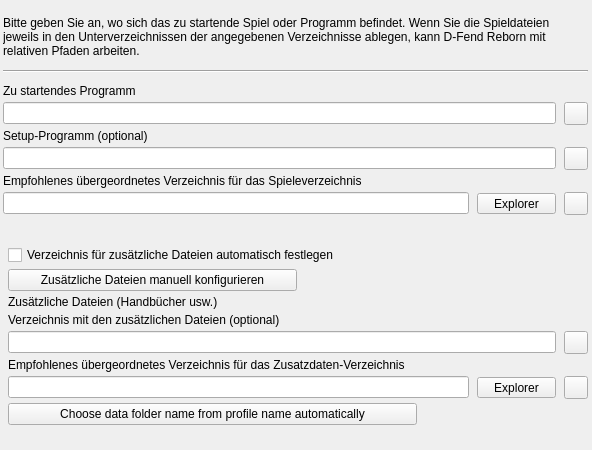
<?xml version="1.0" encoding="UTF-8"?>
<ui version="4.0">
  <class>WizardPrgFileFrame</class>
  <widget class="QWidget" name="WizardPrgFileFrame">
    <property name="geometry"><rect><x>0</x><y>0</y><width>592</width><height>450</height></rect></property>
    <property name="vclDesignWidth" stdset="0"><number>592</number></property>
    <property name="vclDesignHeight" stdset="0"><number>450</number></property>
    <layout class="QVBoxLayout" name="WizardPrgFileFrame_Layout" stretch="0,0,0,1">
      <property name="leftMargin"><number>3</number></property>
      <property name="topMargin"><number>16</number></property>
      <property name="rightMargin"><number>4</number></property>
      <property name="bottomMargin"><number>8</number></property>
      <property name="spacing"><number>0</number></property>
      <item>
        <layout class="QGridLayout" name="WizardPrgFileFrame_Section1" columnstretch="0,1,0,0">
          <property name="leftMargin"><number>0</number></property>
          <property name="topMargin"><number>0</number></property>
          <property name="rightMargin"><number>0</number></property>
          <property name="bottomMargin"><number>0</number></property>
          <property name="horizontalSpacing"><number>8</number></property>
          <property name="verticalSpacing"><number>4</number></property>
          <item row="0" column="0" colspan="4">
            <widget class="QLabel" name="InfoLabel">
              <property name="text"><string>Bitte geben Sie an, wo sich das zu startende Spiel oder Programm befindet. Wenn Sie die Spieldateien jeweils in den Unterverzeichnissen der angegebenen Verzeichnisse ablegen, kann D-Fend Reborn mit relativen Pfaden arbeiten.</string></property>
              <property name="textFormat"><enum>Qt::PlainText</enum></property>
              <property name="wordWrap"><bool>true</bool></property>
              <property name="alignment"><set>Qt::AlignLeft|Qt::AlignTop</set></property>
            </widget>
          </item>
          <item row="1" column="0" colspan="4">
            <widget class="QFrame" name="Bevel">
              <property name="frameShape"><enum>QFrame::HLine</enum></property>
              <property name="frameShadow"><enum>QFrame::Sunken</enum></property>
              <property name="vclClass" stdset="0"><string notr="true">TBevel</string></property>
              <property name="minimumSize"><size><width>0</width><height>18</height></size></property>
            </widget>
          </item>
          <item row="2" column="0" colspan="2">
            <widget class="QLabel" name="ProgramEdit_EditLabel">
              <property name="text"><string>Zu startendes Programm</string></property>
              <property name="textFormat"><enum>Qt::PlainText</enum></property>
              <property name="vclFocusControl" stdset="0"><string notr="true">ProgramEdit</string></property>
              <property name="vclLabeledEditOf" stdset="0"><string notr="true">ProgramEdit</string></property>
            </widget>
          </item>
          <item row="3" column="0" colspan="3">
            <widget class="QLineEdit" name="ProgramEdit">
      </widget>
          </item>
          <item row="3" column="3" alignment="Qt::AlignRight">
            <widget class="QToolButton" name="ProgramButton">
              <property name="tag" stdset="0"><number>1</number></property>
              <property name="icon"><iconset resource="../../resources/dfend.qrc"><normaloff>:/glyphs/92d9d1a333bceee3.png</normaloff></iconset></property>
              <property name="iconSize"><size><width>16</width><height>16</height></size></property>
              <property name="minimumSize"><size><width>23</width><height>0</height></size></property>
            </widget>
          </item>
          <item row="4" column="0" colspan="2">
            <widget class="QLabel" name="SetupEdit_EditLabel">
              <property name="text"><string>Setup-Programm (optional)</string></property>
              <property name="textFormat"><enum>Qt::PlainText</enum></property>
              <property name="vclFocusControl" stdset="0"><string notr="true">SetupEdit</string></property>
              <property name="vclLabeledEditOf" stdset="0"><string notr="true">SetupEdit</string></property>
            </widget>
          </item>
          <item row="5" column="0" colspan="3">
            <widget class="QLineEdit" name="SetupEdit">
      </widget>
          </item>
          <item row="5" column="3" alignment="Qt::AlignRight">
            <widget class="QToolButton" name="SetupButton">
              <property name="tag" stdset="0"><number>2</number></property>
              <property name="icon"><iconset resource="../../resources/dfend.qrc"><normaloff>:/glyphs/92d9d1a333bceee3.png</normaloff></iconset></property>
              <property name="iconSize"><size><width>16</width><height>16</height></size></property>
              <property name="minimumSize"><size><width>23</width><height>0</height></size></property>
            </widget>
          </item>
          <item row="6" column="0" colspan="2">
            <widget class="QLabel" name="GamesFolderEdit_EditLabel">
              <property name="text"><string>Empfohlenes übergeordnetes Verzeichnis für das Spieleverzeichnis</string></property>
              <property name="textFormat"><enum>Qt::PlainText</enum></property>
              <property name="vclFocusControl" stdset="0"><string notr="true">GamesFolderEdit</string></property>
              <property name="vclLabeledEditOf" stdset="0"><string notr="true">GamesFolderEdit</string></property>
            </widget>
          </item>
          <item row="7" column="0" colspan="2">
            <widget class="QLineEdit" name="GamesFolderEdit">
              <property name="readOnly"><bool>true</bool></property>
            </widget>
          </item>
          <item row="7" column="2" alignment="Qt::AlignRight">
            <widget class="QToolButton" name="GamesFolderButton">
              <property name="text"><string>Explorer</string></property>
              <property name="icon"><iconset resource="../../resources/dfend.qrc"><normaloff>:/glyphs/f94df2c8efcaad41.png</normaloff></iconset></property>
              <property name="iconSize"><size><width>16</width><height>16</height></size></property>
              <property name="toolButtonStyle"><enum>Qt::ToolButtonTextBesideIcon</enum></property>
              <property name="minimumSize"><size><width>79</width><height>0</height></size></property>
            </widget>
          </item>
          <item row="7" column="3" alignment="Qt::AlignRight">
            <widget class="QToolButton" name="FolderInfoButton">
              <property name="icon"><iconset resource="../../resources/dfend.qrc"><normaloff>:/glyphs/9d4f31912d33ff58.png</normaloff></iconset></property>
              <property name="iconSize"><size><width>16</width><height>16</height></size></property>
              <property name="minimumSize"><size><width>23</width><height>0</height></size></property>
            </widget>
          </item>
          <item row="0" column="1">
            <spacer name="WizardPrgFileFrame_Section1_HFill">
              <property name="orientation"><enum>Qt::Horizontal</enum></property>
              <property name="sizeHint" stdset="0"><size><width>0</width><height>0</height></size></property>
            </spacer>
          </item>
        </layout>
      </item>
      <item>
        <spacer name="WizardPrgFileFrame_Gap1">
          <property name="orientation"><enum>Qt::Vertical</enum></property>
          <property name="sizeType"><enum>QSizePolicy::Fixed</enum></property>
          <property name="sizeHint" stdset="0"><size><width>0</width><height>30</height></size></property>
        </spacer>
      </item>
      <item>
        <layout class="QGridLayout" name="WizardPrgFileFrame_Section2" columnstretch="0,1,0,0">
          <property name="leftMargin"><number>5</number></property>
          <property name="topMargin"><number>0</number></property>
          <property name="rightMargin"><number>0</number></property>
          <property name="bottomMargin"><number>0</number></property>
          <property name="horizontalSpacing"><number>8</number></property>
          <property name="verticalSpacing"><number>4</number></property>
          <item row="0" column="0" colspan="4">
            <widget class="QCheckBox" name="DataFolderAutomaticCheckBox">
              <property name="text"><string>Verzeichnis für zusätzliche Dateien automatisch festlegen</string></property>
            </widget>
          </item>
          <item row="1" column="0" alignment="Qt::AlignLeft">
            <widget class="QPushButton" name="DataFolderShowButton">
              <property name="text"><string>Zusätzliche Dateien manuell konfigurieren</string></property>
              <property name="icon"><iconset resource="../../resources/dfend.qrc"><normaloff>:/glyphs/1caf3e36d49c7929.png</normaloff></iconset></property>
              <property name="autoDefault"><bool>false</bool></property>
              <property name="vclOnClick" stdset="0"><string notr="true">DataFolderShowButtonClick</string></property>
              <property name="minimumSize"><size><width>289</width><height>0</height></size></property>
            </widget>
          </item>
          <item row="2" column="0" colspan="2">
            <widget class="QLabel" name="BaseInfoLabel3">
              <property name="visible"><bool>false</bool></property>
              <property name="text"><string>Zusätzliche Dateien (Handbücher usw.)</string></property>
              <property name="textFormat"><enum>Qt::PlainText</enum></property>
              <property name="alignment"><set>Qt::AlignLeft|Qt::AlignTop</set></property>
            </widget>
          </item>
          <item row="3" column="0" colspan="2">
            <widget class="QLabel" name="DataFolderEdit_EditLabel">
              <property name="text"><string>Verzeichnis mit den zusätzlichen Dateien (optional)</string></property>
              <property name="textFormat"><enum>Qt::PlainText</enum></property>
              <property name="vclFocusControl" stdset="0"><string notr="true">DataFolderEdit</string></property>
              <property name="vclLabeledEditOf" stdset="0"><string notr="true">DataFolderEdit</string></property>
              <property name="visible"><bool>false</bool></property>
            </widget>
          </item>
          <item row="4" column="0" colspan="3">
            <widget class="QLineEdit" name="DataFolderEdit">
              <property name="visible"><bool>false</bool></property>
            </widget>
          </item>
          <item row="4" column="3" alignment="Qt::AlignRight">
            <widget class="QToolButton" name="DataFolderButton">
              <property name="visible"><bool>false</bool></property>
              <property name="tag" stdset="0"><number>4</number></property>
              <property name="icon"><iconset resource="../../resources/dfend.qrc"><normaloff>:/glyphs/f94df2c8efcaad41.png</normaloff></iconset></property>
              <property name="iconSize"><size><width>16</width><height>16</height></size></property>
              <property name="minimumSize"><size><width>23</width><height>0</height></size></property>
            </widget>
          </item>
          <item row="5" column="0" colspan="2">
            <widget class="QLabel" name="BaseDataFolderEdit_EditLabel">
              <property name="text"><string>Empfohlenes übergeordnetes Verzeichnis für das Zusatzdaten-Verzeichnis</string></property>
              <property name="textFormat"><enum>Qt::PlainText</enum></property>
              <property name="vclFocusControl" stdset="0"><string notr="true">BaseDataFolderEdit</string></property>
              <property name="vclLabeledEditOf" stdset="0"><string notr="true">BaseDataFolderEdit</string></property>
              <property name="visible"><bool>false</bool></property>
            </widget>
          </item>
          <item row="6" column="0" colspan="2">
            <widget class="QLineEdit" name="BaseDataFolderEdit">
              <property name="visible"><bool>false</bool></property>
              <property name="readOnly"><bool>true</bool></property>
            </widget>
          </item>
          <item row="6" column="2" alignment="Qt::AlignRight">
            <widget class="QToolButton" name="BaseDataFolderButton">
              <property name="visible"><bool>false</bool></property>
              <property name="tag" stdset="0"><number>3</number></property>
              <property name="text"><string>Explorer</string></property>
              <property name="icon"><iconset resource="../../resources/dfend.qrc"><normaloff>:/glyphs/f94df2c8efcaad41.png</normaloff></iconset></property>
              <property name="iconSize"><size><width>16</width><height>16</height></size></property>
              <property name="toolButtonStyle"><enum>Qt::ToolButtonTextBesideIcon</enum></property>
              <property name="minimumSize"><size><width>79</width><height>0</height></size></property>
            </widget>
          </item>
          <item row="6" column="3" alignment="Qt::AlignRight">
            <widget class="QToolButton" name="FolderInfoButton2">
              <property name="visible"><bool>false</bool></property>
              <property name="tag" stdset="0"><number>1</number></property>
              <property name="icon"><iconset resource="../../resources/dfend.qrc"><normaloff>:/glyphs/9d4f31912d33ff58.png</normaloff></iconset></property>
              <property name="iconSize"><size><width>16</width><height>16</height></size></property>
              <property name="minimumSize"><size><width>23</width><height>0</height></size></property>
            </widget>
          </item>
          <item row="7" column="0" alignment="Qt::AlignLeft">
            <widget class="QPushButton" name="DataFolderAutomaticButton">
              <property name="visible"><bool>false</bool></property>
              <property name="text"><string>Choose data folder name from profile name automatically</string></property>
              <property name="icon"><iconset resource="../../resources/dfend.qrc"><normaloff>:/glyphs/0ae3fe79a233a82b.png</normaloff></iconset></property>
              <property name="autoDefault"><bool>false</bool></property>
              <property name="vclOnClick" stdset="0"><string notr="true">DataFolderAutomaticButtonClick</string></property>
              <property name="minimumSize"><size><width>409</width><height>0</height></size></property>
            </widget>
          </item>
          <item row="0" column="1">
            <spacer name="WizardPrgFileFrame_Section2_HFill">
              <property name="orientation"><enum>Qt::Horizontal</enum></property>
              <property name="sizeHint" stdset="0"><size><width>0</width><height>0</height></size></property>
            </spacer>
          </item>
        </layout>
      </item>
      <item>
        <spacer name="WizardPrgFileFrame_VFill">
          <property name="orientation"><enum>Qt::Vertical</enum></property>
          <property name="sizeHint" stdset="0"><size><width>0</width><height>0</height></size></property>
        </spacer>
      </item>
    </layout>
  </widget>
  <tabstops>
    <tabstop>GamesFolderEdit</tabstop>
    <tabstop>ProgramEdit</tabstop>
    <tabstop>SetupEdit</tabstop>
    <tabstop>DataFolderEdit</tabstop>
    <tabstop>BaseDataFolderEdit</tabstop>
    <tabstop>DataFolderAutomaticCheckBox</tabstop>
    <tabstop>DataFolderShowButton</tabstop>
    <tabstop>DataFolderAutomaticButton</tabstop>
  </tabstops>
  <resources>
    <include location="../../resources/dfend.qrc" />
  </resources>
  <connections />
</ui>
